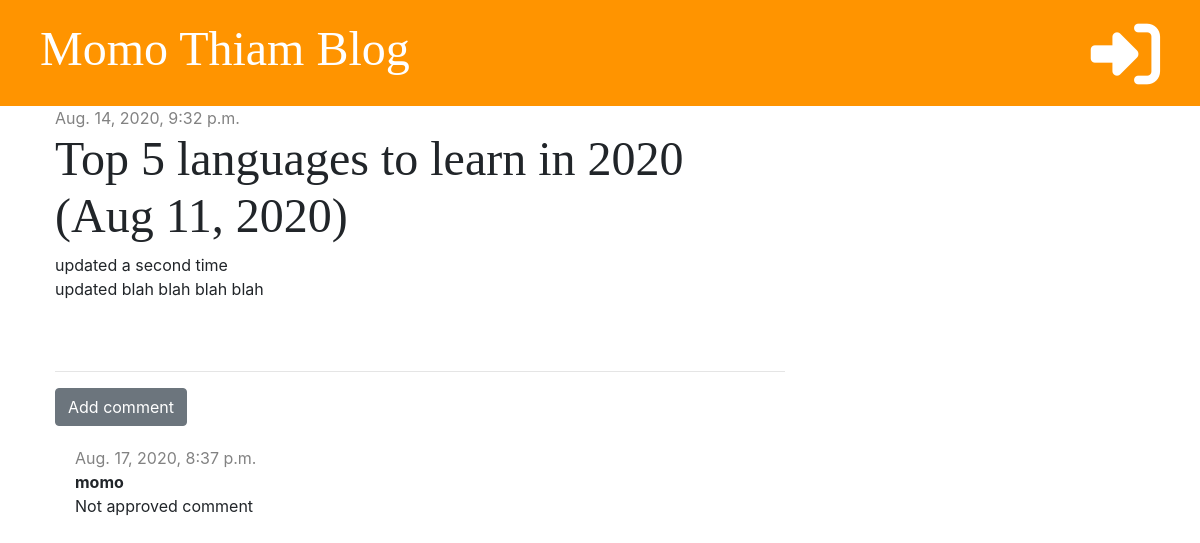
The app's page /post/2/ with its own data.
### blog/models.py (models this page shows, shortened)
class Post(models.Model):
    author = models.ForeignKey('auth.User', on_delete=models.CASCADE)
    title = models.CharField(max_length=200)
    text = models.TextField()
    created_date = models.DateTimeField(default=timezone.now)
    published_date = models.DateTimeField(blank=True, null=True)

class Comment(models.Model):
    post = models.ForeignKey('blog.Post', on_delete=models.CASCADE, related_name='comments')
    author = models.CharField(max_length=200)
    text = models.TextField()
    created_date = models.DateTimeField(default=timezone.now)
    approved = models.BooleanField(default=False)

### blog/views.py (the view)
# urls.py: path('post/<int:pk>/', views.post_detail, name='post_detail'),
def post_detail(request, pk):
    post = get_object_or_404(Post, pk=pk)
    stuff_for_frontend = {'post': post}
    return render(request, 'blog/post_detail.html', stuff_for_frontend)

### blog/templates/blog/post_detail.html (shortened to what this page needs)
{% extends 'blog/base.html' %}
{% block content %}
    <div class="post">
        {% if post.published_date %}
            <div class="date">
                {{ post.published_date }}
            </div>
        {% else %}
            <a href="{% url 'post_publish' pk=post.pk %}" class="btn btn-primary">Publish</a>
        {% endif %}
        <h1>{{ post.title }}</h1>
        <p>{{ post.text|linebreaksbr }}</p>
    </div>
    <hr>
    <a href="{% url 'add_comment_to_post' pk=post.pk %}" class="btn btn-secondary">Add comment</a>
    {% for comment in post.comments.all %}
        {% if user.is_authenticated or comment.approved %}
            <div class="comment">
                <div class="date">
                    {{ comment.created_date }}
                </div>
                <strong>{{ comment.author }}</strong>
                <p>{{ comment.text }}</p>
            </div>
        {% endif %}
    {% empty %}
        <p>No comments yet...</p>
    {% endfor %}
{% endblock %}

### blog/static/css/blog.css (style rules this page uses)
h1, h2, h3, h4 { font-family: 'Tangerine', 'Inconsalata', 'Droid Sans', serif; font-size: 48px; }
.date { color: #828282 }
.post { margin-bottom: 70px; }
.comment { margin: 20px 0px 20px 20px; }

### records on screen
Post: published_date "Aug. 14, 2020, 9:32 p.m.", title "Top 5 languages to learn in 2020 (Aug 11, 2020)", text "updated a second time updated blah blah blah blah"
Comment: created_date "Aug. 17, 2020, 8:37 p.m.", author "momo", text "Not approved comment"
